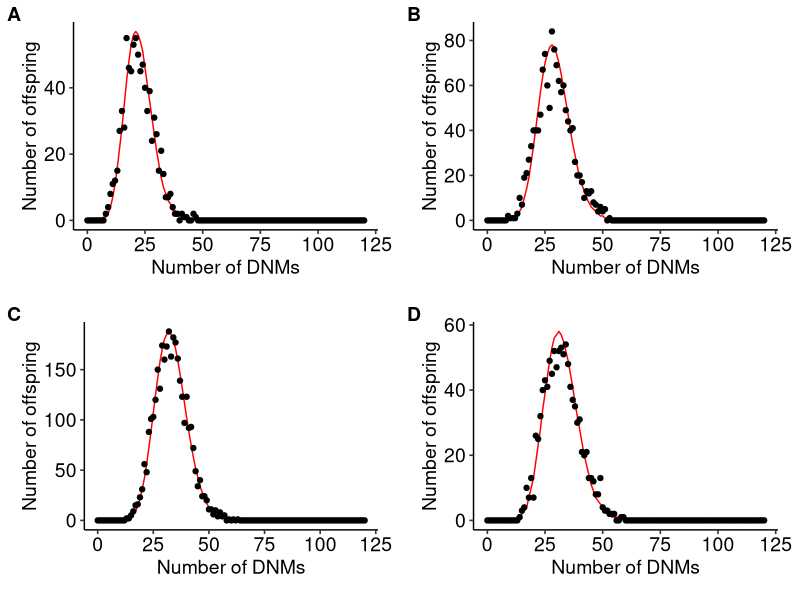
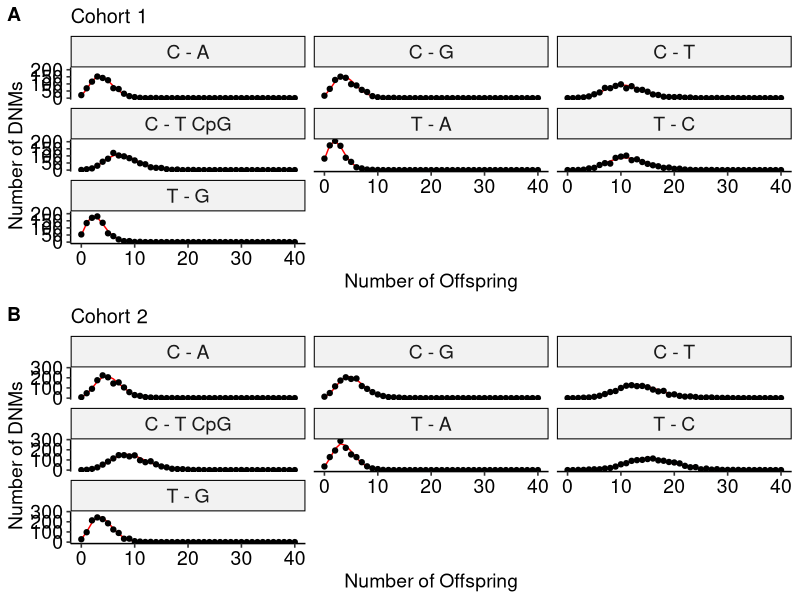
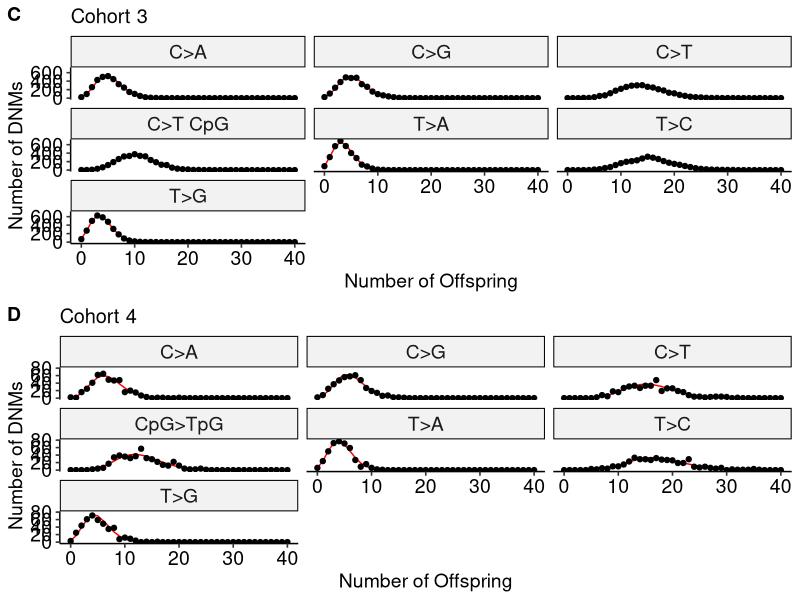
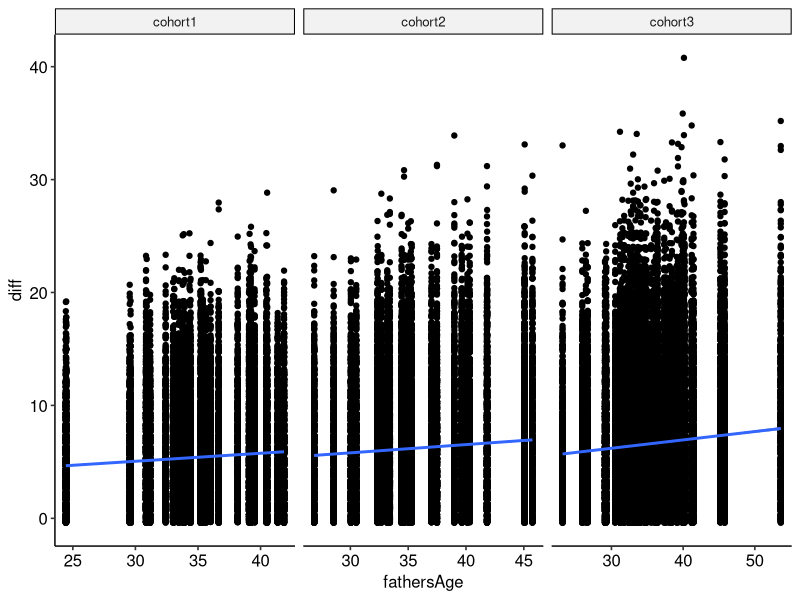
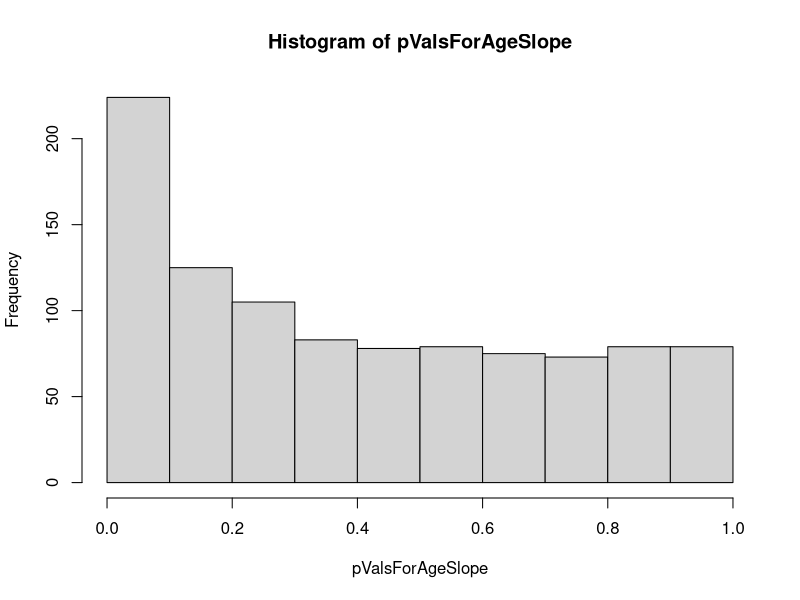
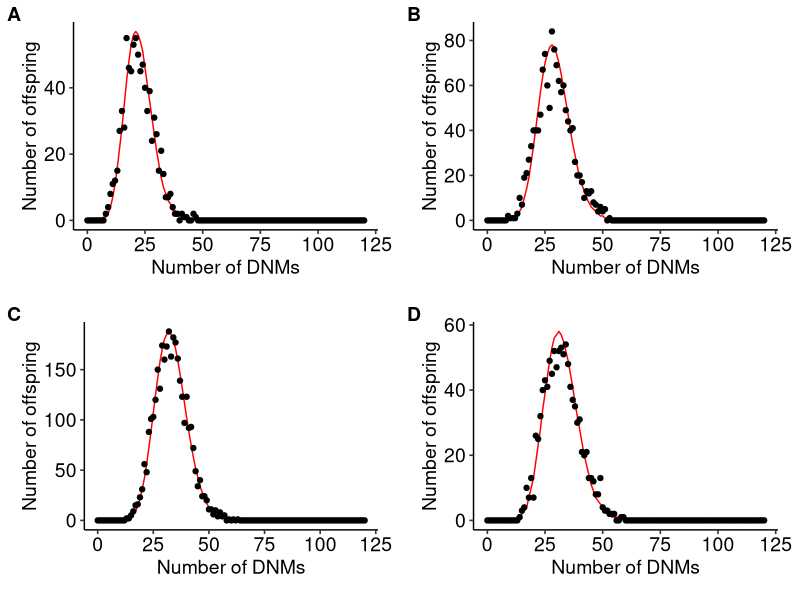
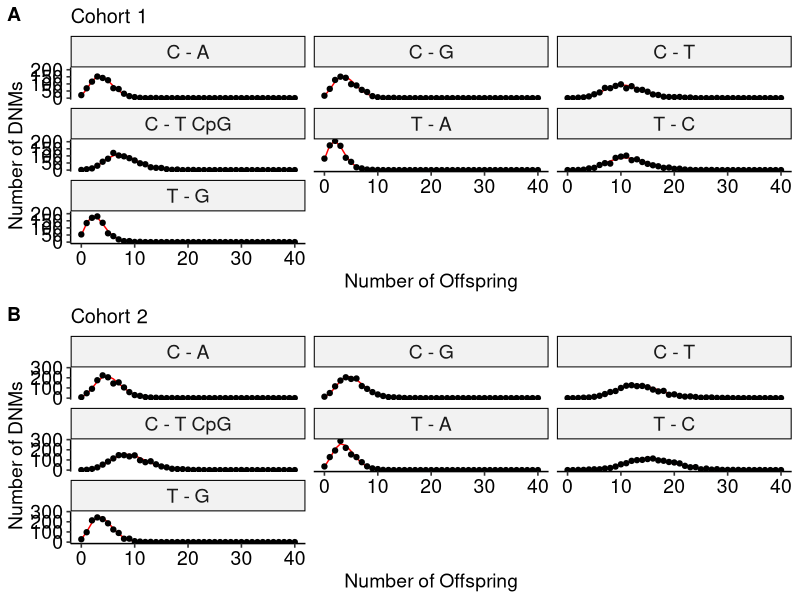
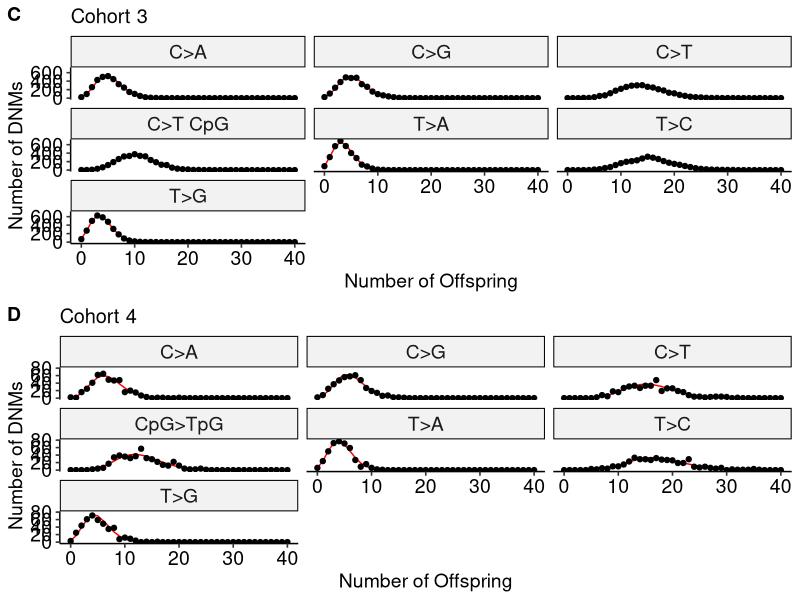

Here is the R script that generated these plots, in order:
## ---- chunk 1
library(tidyverse)
library(here)
library(foreach)
library(car)

colSpec <- cols(SampleID = col_character())
mutations_c1 <- read_delim(here("data/mutations_c1_summarised.tsv"), delim = "\t", col_types = colSpec)
mutations_c2 <- read_delim(here("data/mutations_c2_summarised.tsv"), delim = "\t", col_types = colSpec)
mutations_c3 <- read_delim(here("data/mutations_c3_summarised.tsv"), delim = "\t", col_types = colSpec)
mutations_c4 <- read_delim(here("data/mutations_c4_summarised.tsv"), delim = "\t", col_types = colSpec)

colSpec <- cols(SampleID = col_character(), 
                familyNr = col_character(), 
                batch = col_character(),
                no.DNMs = col_integer())
samples_c1 <-  read_delim(file = here("data/samples_c1.tsv"),  delim = "\t", col_types = colSpec)
samples_c2 <-  read_delim(file = here("data/samples_c2.tsv"),  delim = "\t", col_types = colSpec)
samples_c3 <-  read_delim(file = here("data/samples_c3.tsv"),  delim = "\t", col_types = colSpec)
samples_c4 <-  read_delim(file = here("data/samples_c4.tsv"),  delim = "\t", col_types = colSpec)

## ---- chunk 2
getDensitySum <- 
  function(
  mdlFrame = ageMdlFrame,
  mdl) {
  mdlFrame %>%
    mutate(pred = predict(mdl, data.frame(fathersAgeAtConceptionInYears,  mothersAgeAtConceptionInYears), type="response")) %>%
    with(lapply(as.list(pred), getPoissonDensity)) %>%
    unlist() %>%
    matrix(byrow = TRUE, ncol = 151) %>%
    colSums()
  }
getDensitySums <- 
  function(
    substit = "C - A",
    mdlFrame = ageMdlFrame,
    mdls = mdlList) {
    mdlFrame %>%
      filter(Substitution == substit) %>%
      mutate(pred = predict(mdls[[substit]], data.frame(fathersAgeAtConceptionInYears,  mothersAgeAtConceptionInYears), type="response")) %>%
      with(lapply(as.list(pred), getPoissonDensity)) %>%
      unlist() %>%
      matrix(byrow = TRUE, ncol = 151) %>%
      colSums()
  }
getPoissonDensity <- 
  function(expectedNo) {
  dpois(0:150, expectedNo)  #dpois(x, lambda) gives the density of a poisson distribution with a mean of lamda at position x
  }

## ---- chunk 3
set.seed(4321)

ageMdlFrameList <- 
  list(
    samples_c1,
    samples_c2,
    samples_c3,
    samples_c4
  )
  
mdls <- 
  foreach(ageMdlFrame = ageMdlFrameList) %do% {
    glm(no.DNMs ~ fathersAgeAtConceptionInYears + mothersAgeAtConceptionInYears, 
            data=ageMdlFrame, 
            family = poisson)
  }

countFrameList <- 
  foreach(n = 1:length(ageMdlFrameList)) %do% {
    ageMdlFrame <- ageMdlFrameList[[n]]
    mdlList <- mdls[[n]]
    poisDens <- 
      tibble(
        no.DNMs = 0:150,
        dens = getDensitySum(mdlFrame = ageMdlFrame, mdl = mdlList))
    countFrame <- 
      ageMdlFrame %>%
      dplyr::count(no.DNMs) %>%
      ungroup() %>% 
      dplyr::rename(observed = n) %>%
      full_join(poisDens %>%
                  mutate(predicted = round(dens))%>% #rounding the estimates
                  dplyr::select(-dens), 
                by = c("no.DNMs"))
    countFrame <- 
      countFrame %>%
      mutate(observed = if_else(is.na(observed), 0L, observed))
    return(countFrame)
  }

poisModPlots <- foreach(countFrame = countFrameList) %do% {
  ggplot(countFrame,
       aes(x=no.DNMs)) +
  geom_line(aes(y=predicted), col="red") + 
  geom_point(aes(y=observed)) + 
  xlim(0, 120) + 
  ggpubr::theme_pubr() +
  theme(plot.margin = unit(c(1.1,1.1,1.1,1.1), "lines"),legend.text=element_text(size=14),axis.title=element_text(size=14),axis.text=element_text(size=14)) +
  labs(y = "Number of offspring", x="Number of DNMs")
  
}
cowplot::plot_grid(plotlist = poisModPlots,
                   nrow = 2,
                   labels = c("A", "B", "C", "D"))

ggsave('Familial_DNM_Fig3.png',last_plot(),device='png',dpi=320,width=10,height=8)

comparisons <- 
  foreach(countFrame = countFrameList,
          .combine = bind_rows) %do% {
            countFrame %>% 
              tidyr::gather("set", "cases", 2:3) %>%
              group_modify(~data.frame(wilcox.p=coin::wilcox_test(cases~as.factor(set), data=.x) %>% 
                                         coin::pvalue() %>% 
                                         as.numeric(),                                      #test for difference in median
                                       leveneTest(cases~factor(set), data=.x)$P[1],         #         heterogeneity of variance
                                       fligner.p=fligner.test(cases~set, data=.x)$p.value,  #         heterogeneity of variance
                                       ansari.p = coin::ansari_test(cases~as.factor(set), data=.x) %>% 
                                         coin::pvalue() %>% 
                                         as.numeric(),                                      #         difference in scale parameters
                                       mood.p   =   mood.test(cases~set, data=.x)$p.value,  #         difference in scale parameters
                                       f.p = var.test(cases~set, data=.x)$p.value))       #         compare the variances (parametric) 
          }

comparisons %>%
  knitr::kable()

comparisons %>%
  as.matrix() %>% 
  p.adjust(method = "bonferroni")

## ---- chunk 4
ageMdlFrameList <- list(mutations_c1,mutations_c2,mutations_c3,mutations_c4)

mdls <- 
  foreach(ageMdlFrame = ageMdlFrameList) %do% {
    mdlList<- 
      foreach(subs = unique(ageMdlFrame$Substitution)) %do% {
        glm(n ~ fathersAgeAtConceptionInYears + mothersAgeAtConceptionInYears, 
            data=ageMdlFrame, 
            family = poisson,
            subset = Substitution == subs)
      }
    names(mdlList) <- unique(ageMdlFrame$Substitution)
    return(mdlList)
  }
## ---- chunk 5
set.seed(4321)

countFrameList <- 
  foreach(n = 1:length(ageMdlFrameList)) %do% {
    ageMdlFrame <- ageMdlFrameList[[n]]
    mdlList <- mdls[[n]]
    poisDens <- 
      foreach(subs = unique(ageMdlFrame$Substitution),
              .combine = bind_rows) %do% {
                tibble(
                  no.muts = 0:150,
                  dens = getDensitySums(subs, mdlFrame = ageMdlFrame, mdls = mdlList), 
                  Substitution = subs)
              }
    countFrame <- 
      ageMdlFrame %>%
      group_by(Substitution) %>%
      dplyr::count(n) %>%
      ungroup() %>% 
      dplyr::rename(no.DNMs = n,
                    observed = nn) %>%
      full_join(poisDens %>%
                  mutate(predicted = round(dens))%>% #rounding the estimates
                  dplyr::select(-dens), 
                by = c("Substitution", "no.DNMs" = "no.muts"))
    countFrame <- 
      countFrame %>%
      mutate(observed = if_else(is.na(observed), 0L, observed))
    return(countFrame)
  }
## ---- chunk 6
i = 0

l <- foreach(countFrame = countFrameList) %do% {
  
  i = i + 1
  
  ggplot(countFrame,
       aes(x=no.DNMs)) +
  geom_line(aes(y=predicted), col="red") + 
  geom_point(aes(y=observed)) + 
  facet_wrap(~Substitution) + 
  xlim(0, 40) + 
  ggpubr::theme_pubr() +
  theme(strip.text=element_text(size=14),axis.text=element_text(size=14),axis.title=element_text(size=14)) +
  labs(y = "Number of DNMs", x = "Number of Offspring") +
  ggtitle(paste0('Cohort ',i))
  
}

cowplot::plot_grid(l[[1]],l[[2]],nrow=2,labels="AUTO")
ggsave('Familial_DNM_Supp_Fig4AB.png',last_plot(),device='png',dpi=320,width=6,height=10)

cowplot::plot_grid(l[[3]],l[[4]],nrow=2,labels=c("C","D"))
ggsave('Familial_DNM_Supp_Fig4CD.png',last_plot(),device='png',dpi=320,width=6,height=10)


## ---- chunk 7
comparisons <- 
  foreach(countFrame = countFrameList,
          .combine = bind_rows) %do% {
            countFrame %>% 
              tidyr::gather("set", "cases", 3:4) %>%
              group_by(Substitution) %>% 
              group_modify(~data.frame(wilcox.p=coin::wilcox_test(cases~as.factor(set), data=.x) %>% 
                                         coin::pvalue() %>% 
                                         as.numeric(),                                      #test for difference in median
                                       leveneTest(cases~factor(set), data=.x)$P[1],         #         heterogeneity of variance
                                       fligner.p=fligner.test(cases~set, data=.x)$p.value,  #         heterogeneity of variance
                                       ansari.p = coin::ansari_test(cases~as.factor(set), data=.x) %>% 
                                         coin::pvalue() %>% 
                                         as.numeric(),                                      #         difference in scale parameters
                                       mood.p   =   mood.test(cases~set, data=.x)$p.value,  #         difference in scale parameters
                                       f.p = var.test(cases~set, data=.x)$p.value))       #         compare the variances (parametric) 
          }

comparisons %>%
  knitr::kable()
comparisons %>%
  as.matrix() %>% 
  p.adjust(method = "bonferroni") %>%
  min(na.rm = TRUE)
## ---- chunk 8

#from all cohorts, get twins with predicted no. DNMs
ageMdlFrameList <- 
  list(
    samples_c1,
    samples_c2,
    samples_c3,
    samples_c4
  )
  
mdls <- 
  foreach(ageMdlFrame = ageMdlFrameList) %do% {
    glm(no.DNMs ~ fathersAgeAtConceptionInYears + mothersAgeAtConceptionInYears, 
            data=ageMdlFrame, 
            family = poisson)
  }
getTwins <- function(dnmData101) {
  dnmData101 %>% 
    add_count(familyNr) %>% 
    filter(n==2) %>% 
    group_by(familyNr) %>% 
    do(mutate(., 
              twins = (diff(fathersAgeAtConceptionInYears)==0) & (diff(mothersAgeAtConceptionInYears)==0))) %>% 
    filter(twins) %>%
    filter(familyNr != "101-306") %>% #weirdly annotated in 101 set
    ungroup() %>%
    dplyr::select(-twins)
}

getTwinsWithPredictions <- 
  function(mdlFrame, mdl) {
    frameWithPredictions <- 
      mdlFrame %>%
      mutate(pred = predict(mdl, data.frame(fathersAgeAtConceptionInYears,  mothersAgeAtConceptionInYears), type="response"))
    twinIDs <- 
      getTwins(mdlFrame) %>%
      pull(SampleID)
    frameWithPredictions %>%
      filter(SampleID %in% twinIDs)
  }

twinsWithPredictions <- 
  foreach(i = 1:3, #cohort 4 has no twins
          .combine = bind_rows) %do% { 
    getTwinsWithPredictions(ageMdlFrameList[[i]], mdls[[i]]) %>%
              mutate(cohort = paste0("cohort",i))
          }

#sample mutation no many times for each twin pair & get differences
n <- 1000
twinDiffs <-
  foreach(n_i = 1:n,
          .combine = bind_rows) %do% {
            twinsWithPredictions %>%
              mutate(sample_idx = n_i,
                     sample_val = rpois(nrow(twinsWithPredictions),twinsWithPredictions$pred))
          } %>%
  group_by(familyNr, sample_idx) %>%
  summarise(
    fathersAge = unique(fathersAgeAtConceptionInYears),
    cohort = unique(cohort),
    diff = abs(diff(sample_val))
  )

#relate absolute differences to paternal age

ggplot(twinDiffs,
       aes(x=fathersAge,
           y=diff)) +
  geom_point(position="jitter") + 
  geom_smooth(method = "lm") +
  facet_wrap(~cohort, scales = "free_x") + 
    ggpubr::theme_pubr()
twinDiffs %>% 
  group_by(cohort) %>% 
  group_map(~broom::tidy(lm(diff~fathersAge, data=.)))

pValsForAgeSlope <- 
  foreach(n_i = 1:n,
          .combine = c) %do% {
            twinDiffs %>%
              filter(sample_idx == n_i) %>%
              with(lm(diff~fathersAge)) %>% 
              broom::tidy() %>% 
              filter(term=="fathersAge") %>% 
              pull(p.value)
          }
hist(pValsForAgeSlope)
table(pValsForAgeSlope <= 0.05)/n
